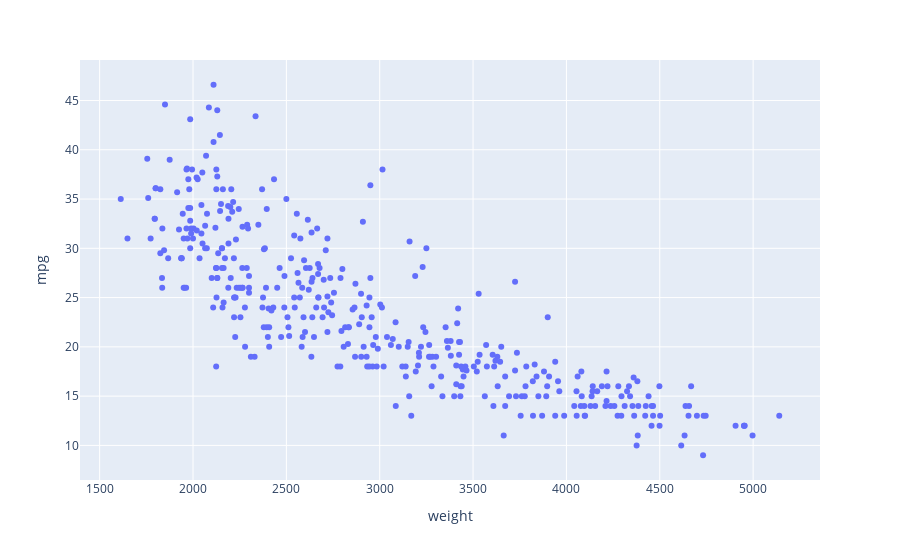

The cell this chart's notebook holds for it:
### Code cell
# We are going to use the weight as the feature and mpg as the target
# We are plotting it using plotly
dataset = auto[["####"]]
px.scatter(dataset, x='weight', y='mpg')

### Figure 1 — Plotly figure (JSON) as saved in the notebook; plotly's stock layout.template omitted (floating-point values rounded to 4 significant figures; data arrays with more than 128 entries replaced by an {"elided": "..."} marker saying what was removed)
{"data": [{"hovertemplate": "weight=%{x}<br>mpg=%{y}<extra></extra>", "legendgroup": "", "marker": {"color": "#636efa", "symbol": "circle"}, "mode": "markers", "name": "", "orientation": "v", "showlegend": false, "type": "scatter", "x": {"elided": "392 int values"}, "xaxis": "x", "y": {"elided": "392 float values"}, "yaxis": "y"}], "layout": {"autosize": true, "legend": {"tracegroupgap": 0}, "margin": {"t": 60}, "xaxis": {"anchor": "y", "autorange": true, "domain": [0, 1], "range": [1403.0, 5350.0], "title": {"text": "weight"}, "type": "linear"}, "yaxis": {"anchor": "x", "autorange": true, "domain": [0, 1], "range": [6.334, 49.27], "title": {"text": "mpg"}, "type": "linear"}}}
